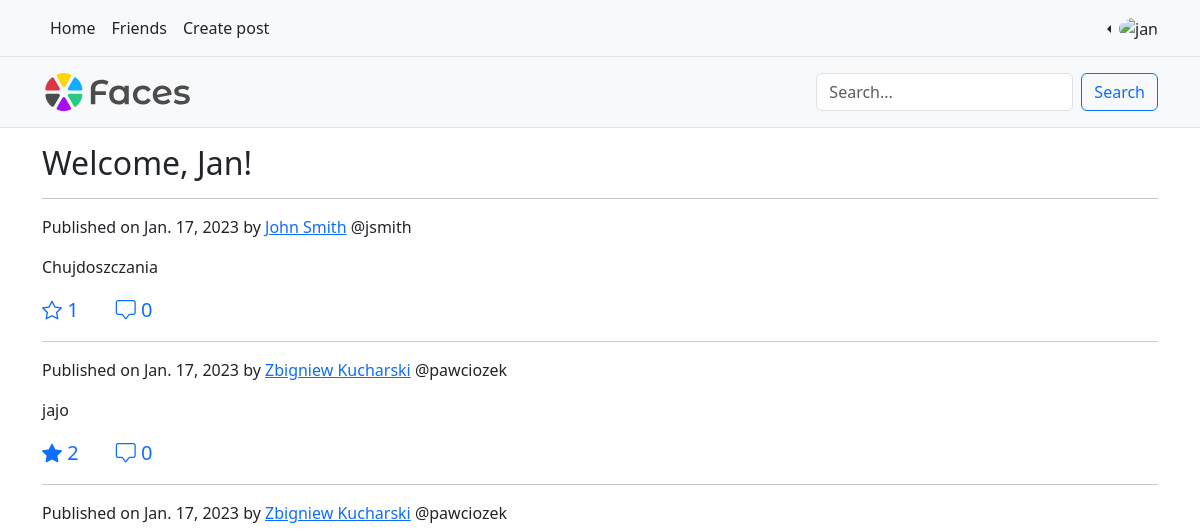
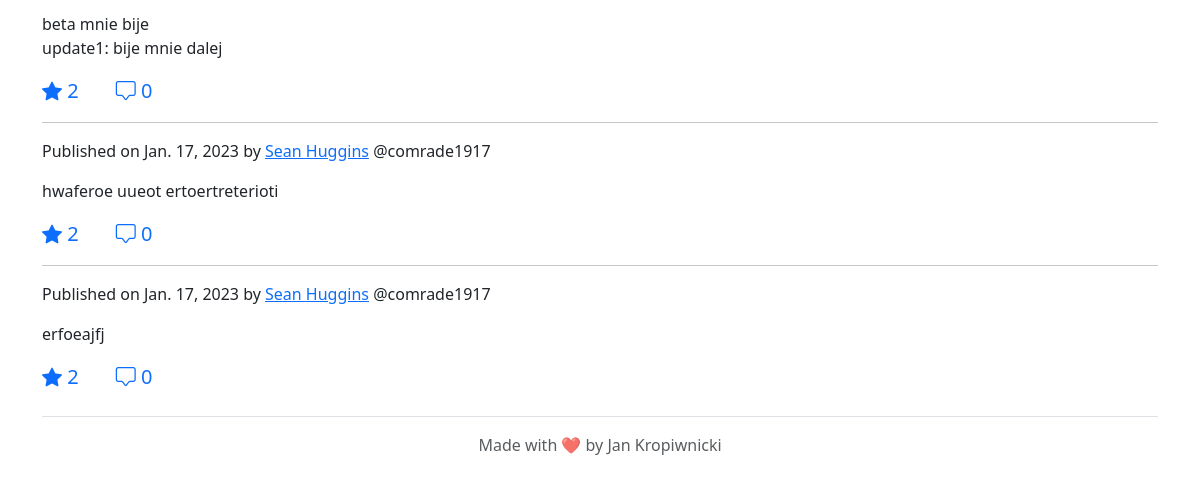
Before: / (signed in) with the older database file (2 pictures, top to bottom).
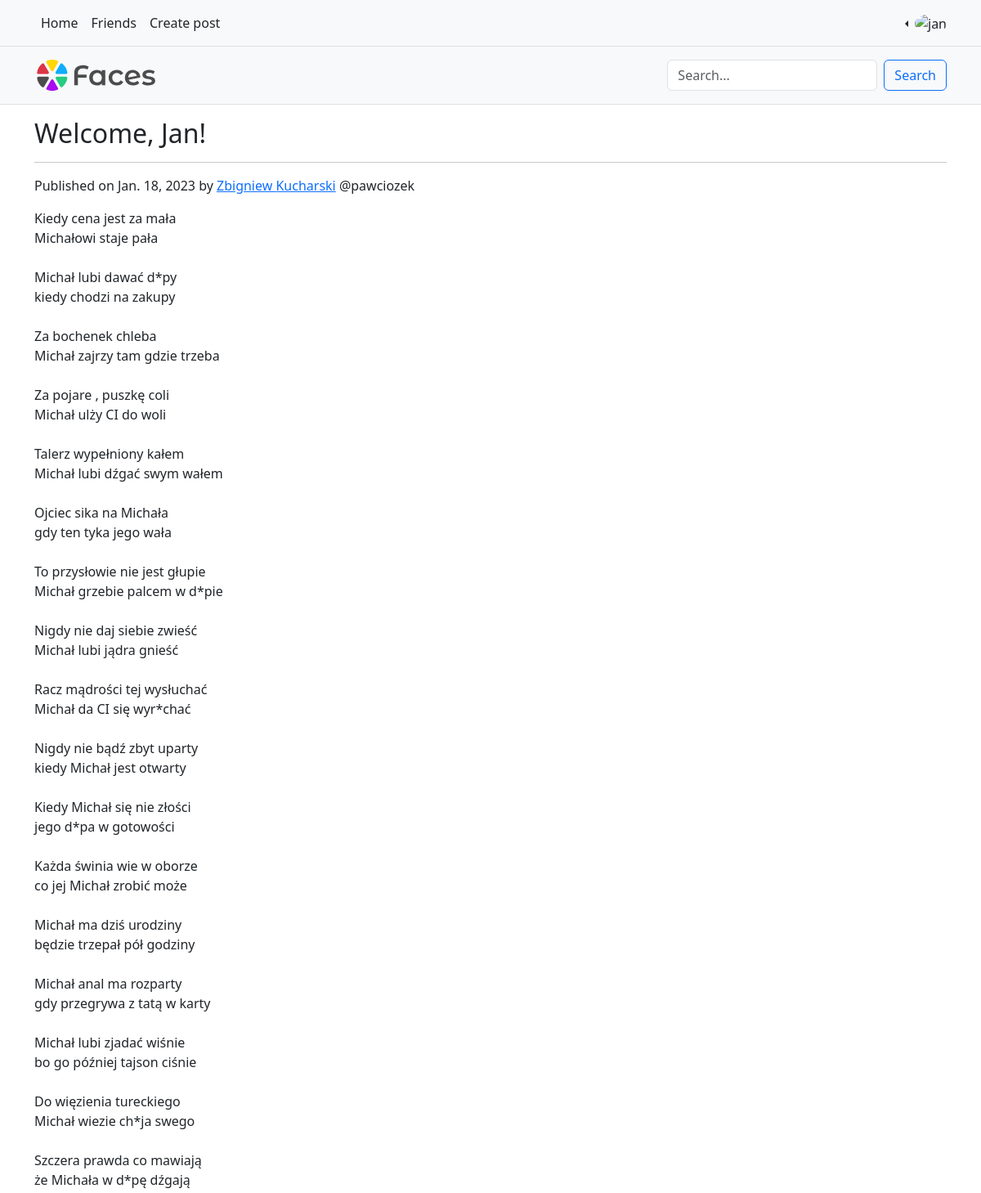
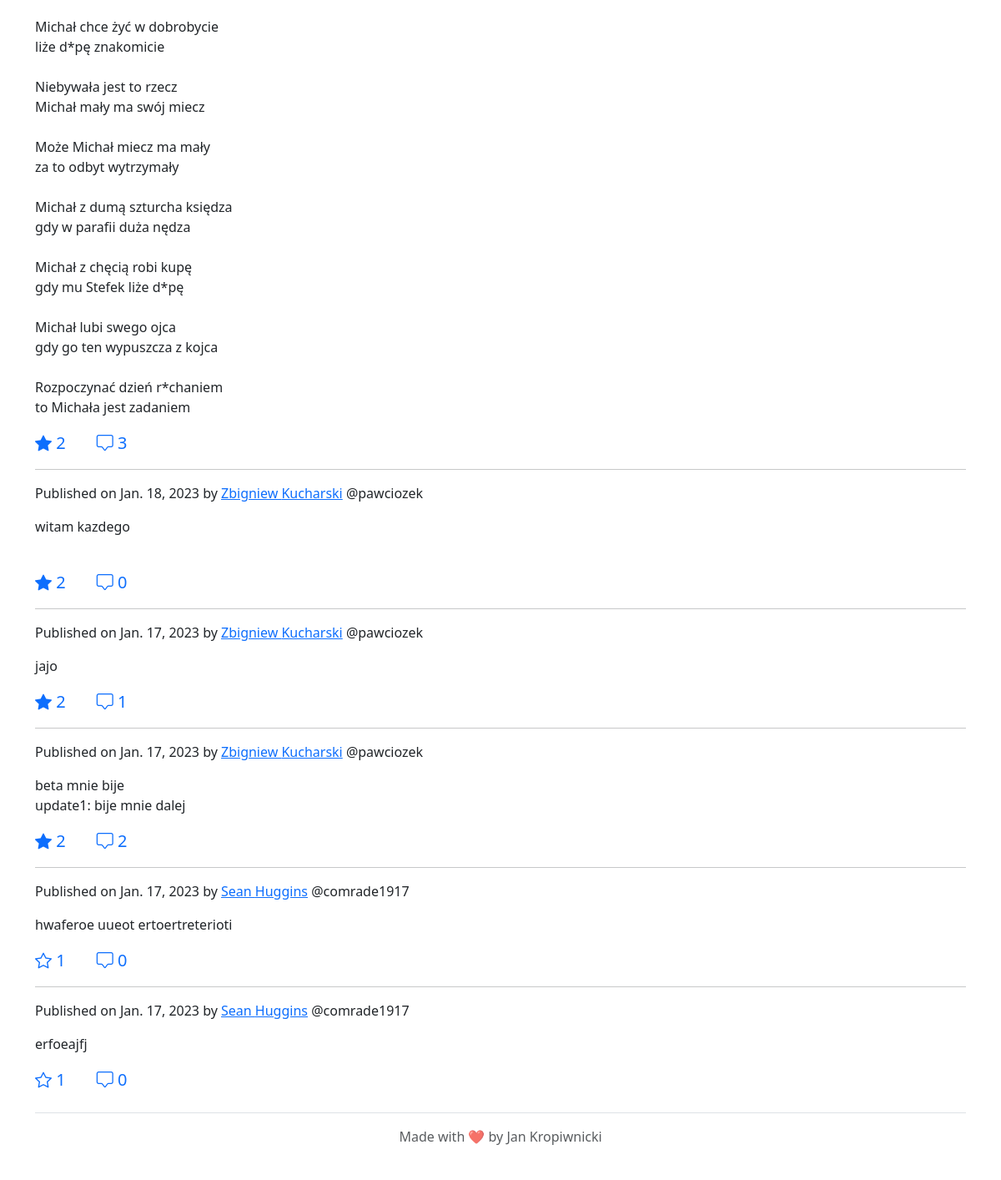
After: the same page with the newer database file (2 pictures, top to bottom).
### facebook2_app/models.py (models this page shows)
class Post(models.Model):
    content = models.TextField()
    author = models.ForeignKey(Person, on_delete=models.CASCADE)
    date = models.DateTimeField()

class Person(models.Model):
    user = models.OneToOneField(User, on_delete=models.CASCADE)
    friends = models.ManyToManyField("self")

### facebook2_app/views.py (the view)
# urls.py: path('', facebook2_app.views.index, name="index"),
def index(request):
    post_list = []
    friend_requests = []
    if request.user.is_authenticated:
        post_list_plain = []
        for friend in request.user.person.friends.all():
            post_list_plain += list(friend.post_set.all())
        post_list_plain.sort(key=lambda x: x.date, reverse=True)
        for post in post_list_plain:
            post_list += [[post, post.content.split("\r\n"), len(post.likeprofile_set.all()),
                           len(post.comment_set.all())]]
        friend_requests = request.user.requestprofile.friend_requests.all()
    return render(request, "index.html", {
        "post_list": post_list, "friend_requests": friend_requests, "friend_requests_len": len(friend_requests)
    })

### templates/index.html (shortened to what this page needs)
{% extends 'base.html' %}
{% block content %}
    {% if user.is_authenticated %}
        <h2>Welcome, {{ user.first_name }}!</h2>
        {% for post in post_list %}
            <div id="{{ post.0.id }}">
                <hr>
                <p>Published on {{ post.0.date.date }} by <a href="{% url 'user' post.0.author.user.username %}">
                    {{ post.0.author.user.first_name }} {{ post.0.author.user.last_name }}</a>
                    @{{ post.0.author.user.username }}</p>
                <p>
                {% for line in post.1 %}
                    {{ line }}<br>
                {% endfor %}
                </p>
                <p class="lead text-primary">
                    {% if user.likeprofile in post.0.likeprofile_set.all %}
                        <a id="like-{{ post.0.id }}" onclick="dislike_{{ post.0.id }}()"><i class="bi bi-star-fill"></i></a>
                    {% else %}
                        <a id="like-{{ post.0.id }}" onclick="like_{{ post.0.id }}()"><i class="bi bi-star"></i></a>
                    {% endif %}
                    <span id="like-count-{{ post.0.id }}">{{ post.2 }}</span>
                    <a href="{% url 'post_page' post.0.id %}" class="text-primary text-decoration-none"><i class="bi bi-chat-square"></i>
                    {{ post.3 }}</a>
                </p>
            </div>
        {% endfor %}
    {% endif %}
{% endblock %}

### templates/base.html (shortened to what this page needs)
{% load static %}
<!DOCTYPE html>
<html lang="en">
<head>
    <link href="https://cdn.jsdelivr.net/npm/bootstrap@5.3.0-alpha1/dist/css/bootstrap.min.css" rel="stylesheet"
>
    <link rel="stylesheet" href="https://cdn.jsdelivr.net/npm/bootstrap-icons@1.10.3/font/bootstrap-icons.css">
</head>
<body>
    <header class="py-3 mb-4 border-bottom bg-light fixed-top">
        <div class="container d-flex flex-wrap justify-content-center">
            <a href="/" class="d-flex align-items-center me-5 me-lg-auto text-dark text-decoration-none">
                <img class="bi me-1" height="38" src="{% static 'img/faces.svg' %}" alt="Faces logo">
            </a>
            {% if user.is_authenticated %}
                <form method="get" class="d-flex mt-3 mt-md-0" role="search" action="{% url 'search_results' %}">
                    <input class="form-control me-2" name="q" type="search" placeholder="Search..." aria-label="Search"
                           value="{% block query %}{% endblock %}">
                    <button class="btn btn-outline-primary" type="submit">Search</button>
                </form>
            {% endif %}
        </div>
    </header>
    <nav class="navbar navbar-expand-md py-2 bg-light border-bottom fixed-top">
        <div class="container d-flex flex-wrap">
            <div class="collapse navbar-collapse" id="navbarCollapse">
                {% if not user.is_authenticated %}
                    <ul class="nav me-auto">
                        <li class="nav-item"><a href="#" class="nav-link link-dark px-2 active" aria-current="page">Home</a></li>
                        <li class="nav-item"><a href="#" class="nav-link link-dark px-2">About</a></li>
                        <li class="nav-item"><a href="#" class="nav-link link-dark px-2">FAQs</a></li>
                        <li class="nav-item"><a href="#" class="nav-link link-dark px-2">Contact</a></li>
                    </ul>
                    <ul class="nav">
                        <li class="nav-item"><a href="{% url 'login' %}" class="nav-link link-dark px-2">Login</a></li>
                        <li class="nav-item"><a href="{% url 'register' %}" class="nav-link link-dark px-2">Sign up</a></li>
                    </ul>
                {% else %}
                    <ul class="nav me-auto">
                        <li class="nav-item"><a href="{% url 'index' %}" class="nav-link link-dark px-2 active" aria-current="page">Home</a></li>
                        <li class="nav-item"><a href="{% url 'friends' %}" class="nav-link link-dark px-2">Friends</a></li>
                        <li class="nav-item"><a href="{% url 'create_post' %}" class="nav-link link-dark px-2">Create post</a></li>
                    </ul>
                    <div class="dropstart text-end">
                        <a href="#" class="d-block link-dark text-decoration-none dropdown-toggle" data-bs-toggle="dropdown" aria-expanded="false">
                            <img src="https://github.com/mdo.png" alt="{{ user.username }}" class="rounded-circle" width="32" height="32">
                        </a>
                    </div>
                {% endif %}
            </div>
        </div>
    </nav>
    <div class="container-sm">
        <main>
            {% block content %}
            {% endblock %}
        </main>
        <footer class="py-3 my-4 border-top text-center text-muted">
            Made with ❤️ by Jan Kropiwnicki
        </footer>
    </div>
</body>
</html>

### templates/base.html (style rules this page uses)
header { top: 57px !important; }
body { padding-top: 9rem; }

Changed rows visible on the page:
removed Post: date "Jan. 17, 2023", author.first_name "John", author.last_name "Smith", author.username "jsmith", 1 "Chujdoszczania", post "1", post "0"
added Post: date "Jan. 18, 2023", author.first_name "Zbigniew", author.last_name "Kucharski", author.username "pawciozek", 1 "Kiedy cena jest za mała" "Michałowi staje pała" "Michał lubi dawać d*py" "kiedy chodzi na zakupy" "Za bochenek chleba" "Michał zajrzy tam gdzie trzeba" "Za pojare , puszkę coli" "Michał ulży CI do woli" "Talerz wypełniony kałem" "Michał lubi dźgać swym wałem" "Ojciec sika na Michała" "gdy ten tyka jego wała" "To przysłowie nie jest głupie" "Michał grzebie palcem w d*pie" "Nigdy nie daj siebie zwieść" "Michał lubi jądra gnieść" "Racz mądrości tej wysłuchać" "Michał da CI się wyr*chać" "Nigdy nie bądź zbyt uparty" "kiedy Michał jest otwarty" "Kiedy Michał się nie złości" "jego d*pa w gotowości" "Każda świnia wie w oborze" "co jej Michał zrobić może" "Michał ma dziś urodziny" "będzie trzepał pół godziny" "Michał anal ma rozparty" "gdy przegrywa z tatą w karty" "Michał lubi zjadać wiśnie" "bo go później tajson ciśnie" "Do więzienia tureckiego" "Michał wiezie ch*ja swego" "Szczera prawda co mawiają" "że Michała w d*pę dźgają" "Michał chce żyć w dobrobycie" "liże d*pę znakomicie" "Niebywała jest to rzecz" "Michał mały ma swój miecz" "Może Michał miecz ma mały" "za to odbyt wytrzymały" "Michał z dumą szturcha księdza" "gdy w parafii duża nędza" "Michał z chęcią robi kupę" "gdy mu Stefek liże d*pę" "Michał lubi swego ojca" "gdy go ten wypuszcza z kojca" "Rozpoczynać dzień r*chaniem" "to Michała jest zadaniem", post "2", post "3"
added Post: date "Jan. 18, 2023", author.first_name "Zbigniew", author.last_name "Kucharski", author.username "pawciozek", 1 "witam kazdego", post "2", post "0"
computed for Post "jajo": post "0" → "1"
computed for Post (number 4 of 6 on the later page): post "0" → "2"
computed for Post "hwaferoe uueot ertoertreterioti": post "2" → "1"
computed for Post "erfoeajfj": post "2" → "1"
